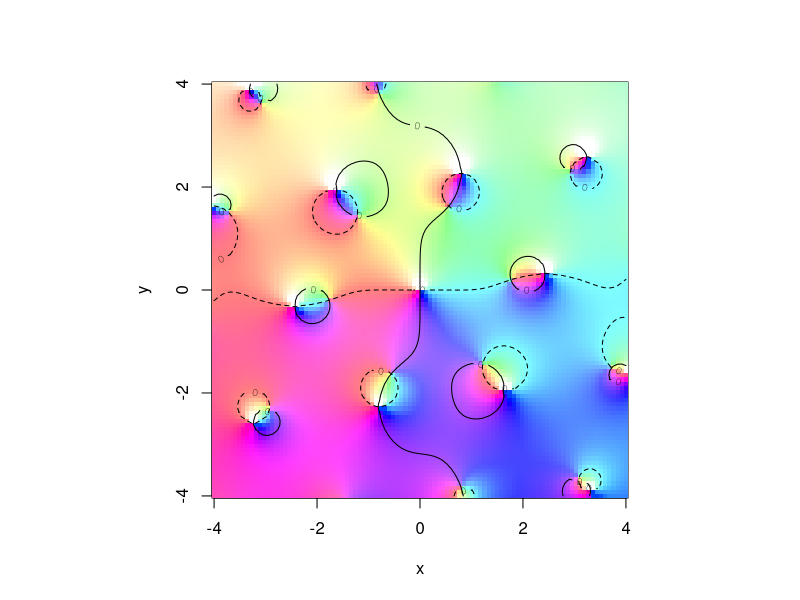
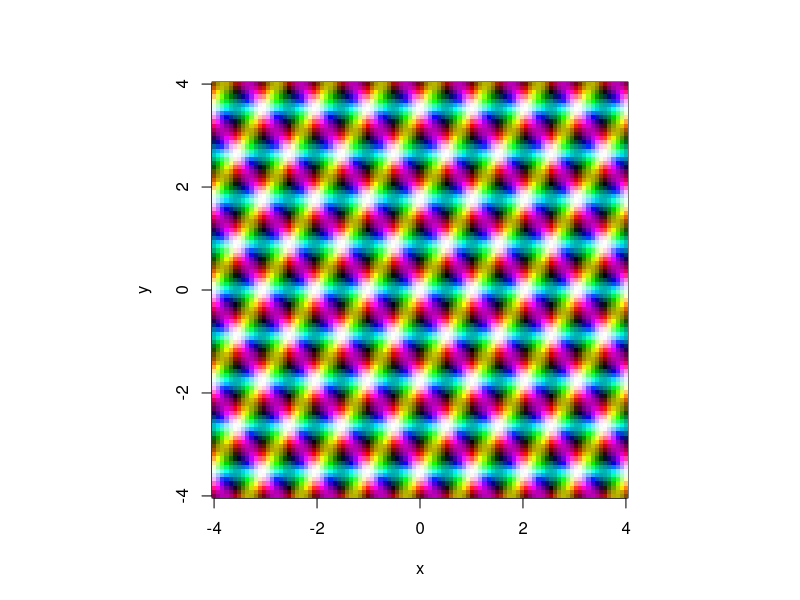
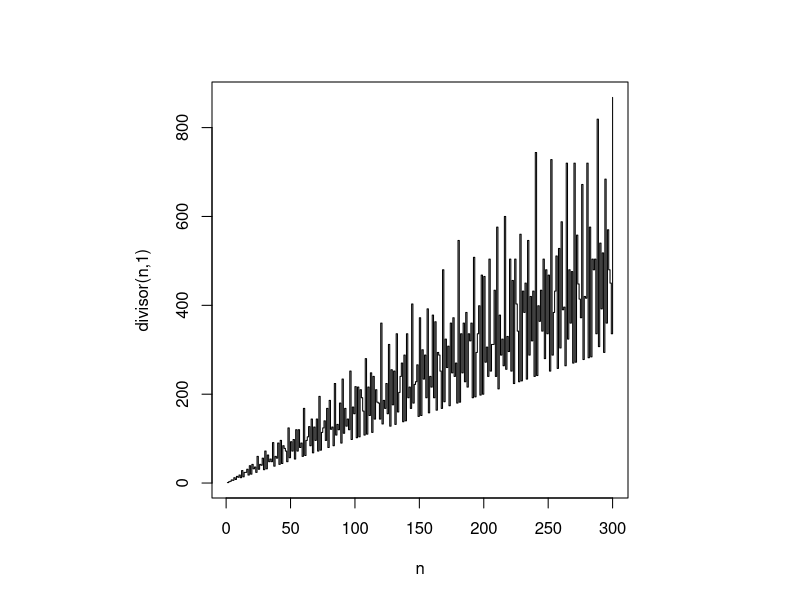
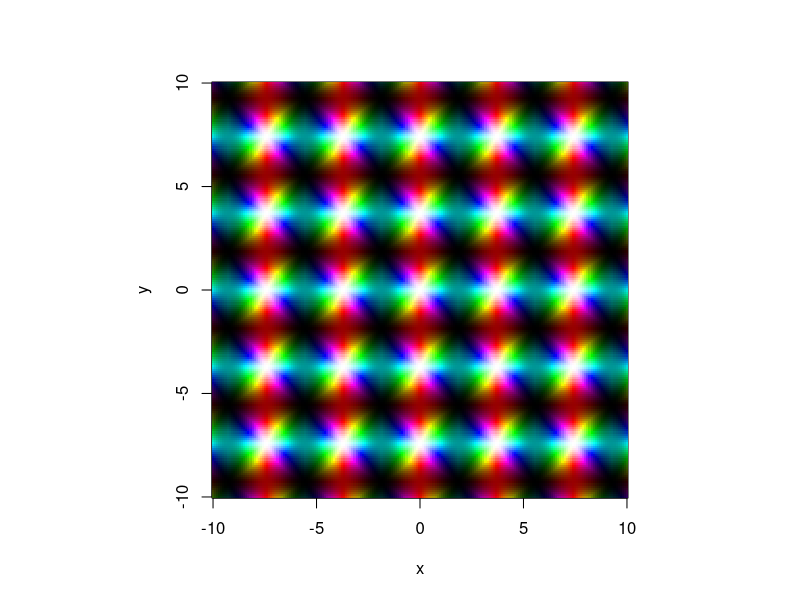
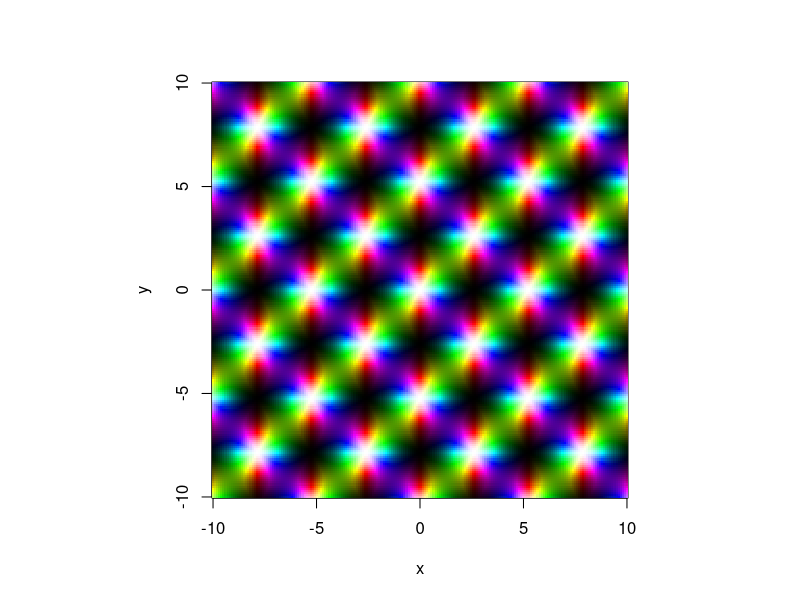
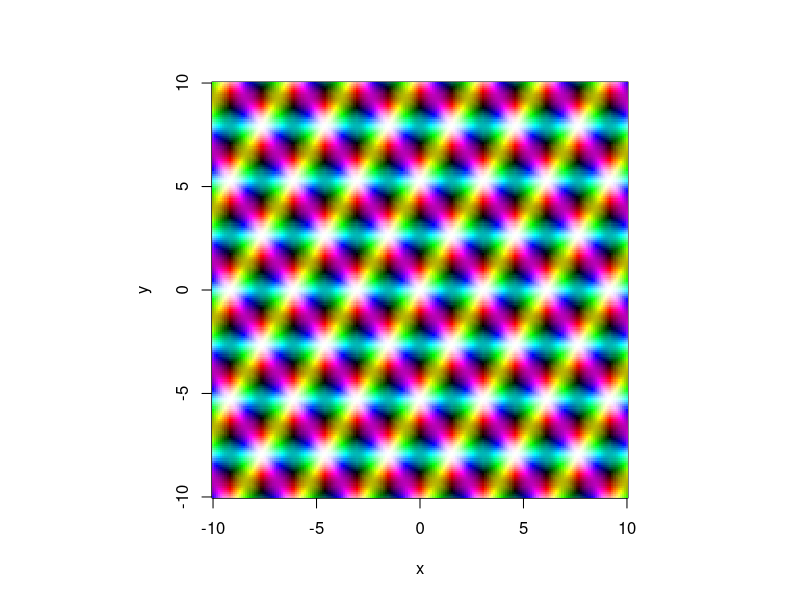

R code for these plots, in order:
library(elliptic)


### Name: elliptic-package
### Title: Weierstrass and Jacobi Elliptic Functions
### Aliases: elliptic-package elliptic
### Keywords: package

### ** Examples

     ## Example 8, p666, RHS:
 P(z=0.07 + 0.1i, g=c(10,2)) 

     ## Now a nice little plot of the zeta function:
 x <- seq(from=-4,to=4,len=100)
 z <- outer(x,1i*x,"+")
 par(pty="s")
 view(x,x,limit(zeta(z,c(1+1i,2-3i))),nlevels=3,scheme=1)
 view(x,x,P(z*3,params=equianharmonic()),real=FALSE)

     ## Some number theory:
 mobius(1:10)
 plot(divisor(1:300,k=1),type="s",xlab="n",ylab="divisor(n,1)")

    ## Primitive periods:
 as.primitive(c(3+4.01i , 7+10i))
 as.primitive(c(3+4.01i , 7+10i),n=10)   # Note difference

    ## Now some contour integration:
 f <- function(z){1/z}
 u <- function(x){exp(2i*pi*x)}
 udash <- function(x){2i*pi*exp(2i*pi*x)}
 integrate.contour(f,u,udash) - 2*pi*1i


 x <- seq(from=-10,to=10,len=200)
 z <- outer(x,1i*x,"+")
 view(x,x,P(z,params=lemniscatic()),real=FALSE)
 view(x,x,P(z,params=pseudolemniscatic()),real=FALSE)
 view(x,x,P(z,params=equianharmonic()),real=FALSE)
